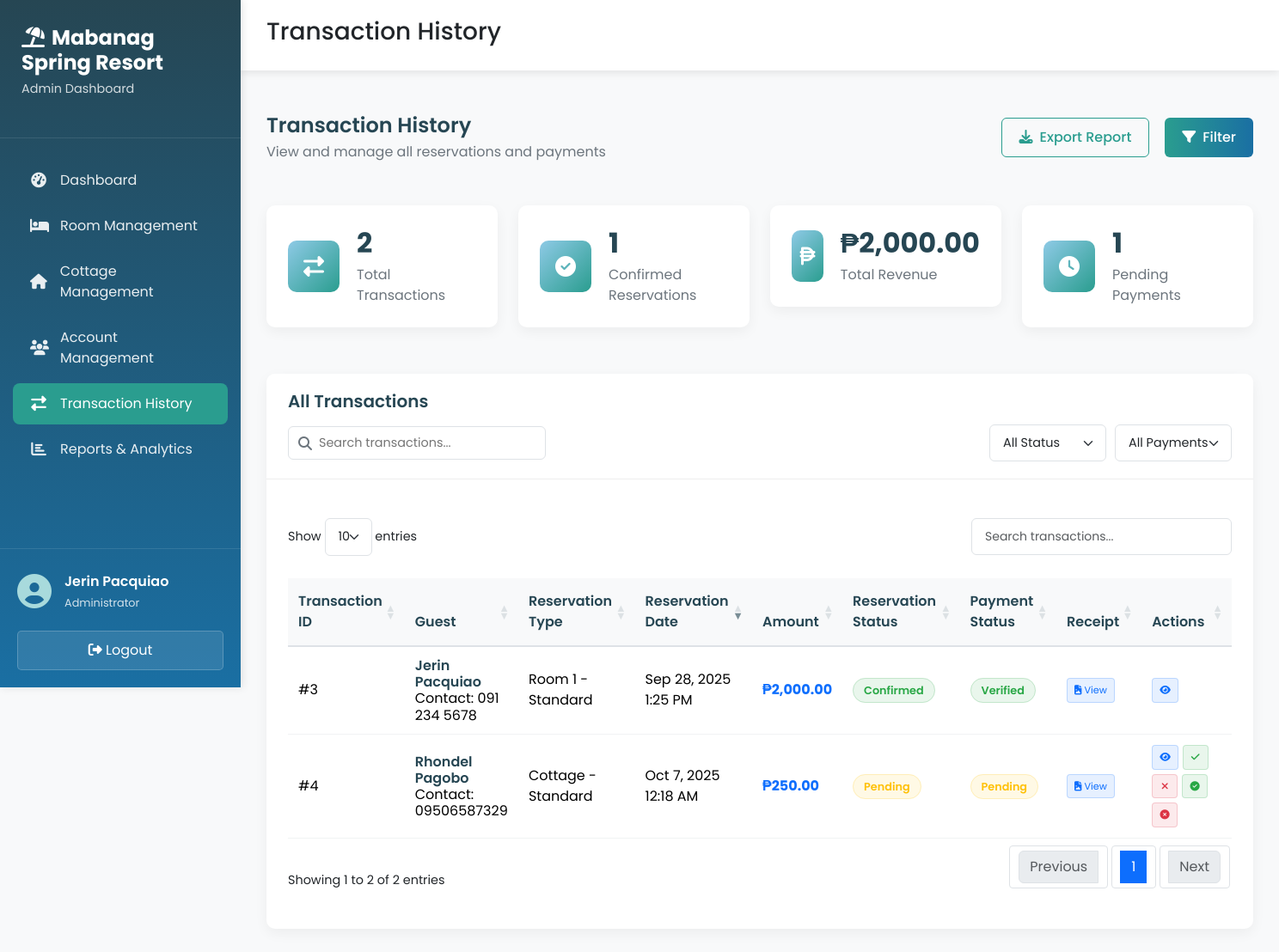
Page /admin/transaction.php (signed in) on the committed database.
### tables this page shows
CREATE TABLE `reservation` (
  `reservation_id` int(11) NOT NULL,
  `guest_id` int(11) NOT NULL,
  `room_id` int(11) DEFAULT NULL,
  `cottage_id` int(11) DEFAULT NULL,
  `check_in_date` date NOT NULL,
  `check_out_date` date DEFAULT NULL,
  `total_amount` decimal(10,2) NOT NULL,
  `reservation_date` datetime NOT NULL DEFAULT current_timestamp(),
  `status` enum('pending','confirmed','cancelled') NOT NULL DEFAULT 'pending'
);

CREATE TABLE `guest` (
  `guest_id` int(11) NOT NULL,
  `firstname` varchar(50) NOT NULL,
  `lastname` varchar(50) NOT NULL,
  `address` varchar(250) NOT NULL,
  `contactno` varchar(15) NOT NULL
);

CREATE TABLE `payment` (
  `payment_id` int(11) NOT NULL,
  `reservation_id` int(11) NOT NULL,
  `payment_date` datetime NOT NULL DEFAULT current_timestamp(),
  `amount` decimal(10,2) NOT NULL,
  `payment_method` varchar(50) NOT NULL,
  `payment_reference` varchar(100) DEFAULT NULL,
  `receipt_file` varchar(255) DEFAULT NULL,
  `payment_status` enum('pending','verified','rejected') NOT NULL DEFAULT 'pending'
);

### admin/transaction.php (the view, shortened to what the rows shown need)
<!DOCTYPE html>
<?php
    require_once 'name.php';
    require_once 'connect.php';
?>
<html lang="en">
<head>
    <link href="https://cdn.jsdelivr.net/npm/bootstrap@5.3.8/dist/css/bootstrap.min.css" rel="stylesheet"
>
    <link rel="stylesheet" href="https://cdnjs.cloudflare.com/ajax/libs/font-awesome/6.4.0/css/all.min.css">
    <link rel="stylesheet" href="https://cdn.datatables.net/1.13.6/css/dataTables.bootstrap5.min.css">
    <link rel="stylesheet" href="../css/admin_style.css">
    <link rel="stylesheet" href="../css/transaction_style.css">
</head>
<body data-alert-type="<?php echo isset($_SESSION['alert_type']) ? $_SESSION['alert_type'] : ''; ?>"
      data-alert-title="<?php echo isset($_SESSION['alert_title']) ? $_SESSION['alert_title'] : ''; ?>"
      data-alert-message="<?php echo isset($_SESSION['alert_message']) ? htmlspecialchars($_SESSION['alert_message']) : ''; ?>">
    <div class="dashboard-container">
        <div class="sidebar">
            <div class="sidebar-header">
                <h2><i class="fas fa-umbrella-beach me-2"></i>Mabanag Spring Resort</h2>
            </div>
            <div class="sidebar-footer">
                <div class="user-info">
                    <div class="user-details">
                        <span class="user-name"><?php echo $name; ?></span>
                        <span class="user-role">Administrator</span>
                    </div>
                </div>
            </div>
        </div>
        <div class="main-content">
            <div class="content-area">
                <div class="card">
                    <div class="card-body">
                        <div class="table-responsive">
                            <table id="transactionsTable" class="table table-hover">
                                <thead>
                                    <tr>
                                        <th>Transaction ID</th>
                                        <th>Guest</th>
                                        <th>Reservation Type</th>
                                        <th>Reservation Date</th>
                                        <th>Amount</th>
                                        <th>Reservation Status</th>
                                        <th>Payment Status</th>
                                        <th>Receipt</th>
                                        <th>Actions</th>
                                    </tr>
                                </thead>
                                <tbody>
                                    <?php
                                    $query = $conn->query("
                                        SELECT r.reservation_id, r.guest_id, r.room_id, r.cottage_id,
                                               r.reservation_date, r.status as reservation_status,
                                               p.payment_id, p.amount, p.payment_date, p.payment_status, p.payment_method, p.receipt_file,
                                               CONCAT(g.firstname, ' ', g.lastname) as guest_name, g.contactno as guest_contact,
                                               rm.room_number, rm.room_type,
                                               c.cottage_type,
                                               CASE
                                                   WHEN r.room_id IS NOT NULL THEN CONCAT('Room ', rm.room_number, ' - ', rm.room_type)
                                                   WHEN r.cottage_id IS NOT NULL THEN CONCAT('Cottage - ', c.cottage_type)
                                                   ELSE 'Unknown'
                                               END as reservation_type
                                        FROM reservation r
                                        LEFT JOIN payment p ON r.reservation_id = p.reservation_id
                                        LEFT JOIN guest g ON r.guest_id = g.guest_id
                                        LEFT JOIN room rm ON r.room_id = rm.room_id
                                        LEFT JOIN cottage c ON r.cottage_id = c.cottage_id
                                        ORDER BY r.reservation_date DESC
                                    ") or die(mysqli_error());
                                    while($fetch = $query->fetch_array()){
                                    ?>
                                    <tr>
                                        <td>#<?php echo $fetch['reservation_id']?></td>
                                        <td>
                                            <div class="guest-info">
                                                <div class="guest-name"><?php echo $fetch['guest_name']?></div>
                                                <div class="guest-contact">Contact: <?php echo $fetch['guest_contact'] ?? 'N/A'?></div>
                                            </div>
                                        </td>
                                        <td><?php echo $fetch['reservation_type']?></td>
                                        <td><?php echo date('M j, Y g:i A', strtotime($fetch['reservation_date']))?></td>
                                        <td>
                                            <?php if($fetch['amount']): ?>
                                                <strong class="text-primary">₱<?php echo number_format($fetch['amount'], 2)?></strong>
                                            <?php else: ?>
                                                <span class="text-muted">-</span>
                                            <?php endif; ?>
                                        </td>
                                        <td>
                                            <span class="status-badge status-<?php echo $fetch['reservation_status']?>">
                                                <?php echo ucfirst($fetch['reservation_status'])?>
                                            </span>
                                        </td>
                                        <td>
                                            <?php if($fetch['payment_id']): ?>
                                                <span class="payment-badge payment-<?php echo $fetch['payment_status']?>">
                                                    <?php echo ucfirst($fetch['payment_status'])?>
                                                </span>
                                            <?php else: ?>
                                                <span class="payment-badge payment-pending">No Payment</span>
                                            <?php endif; ?>
                                        </td>
                                        <td>
                                            <?php if($fetch['receipt_file'] && file_exists('../' . $fetch['receipt_file'])): ?>
                                                <button class="btn btn-sm btn-receipt"
                                                        data-bs-toggle="modal"
                                                        data-bs-target="#receiptModal"
                                                        data-receipt="<?php echo $fetch['receipt_file']?>"
                                                        data-payment-method="<?php echo $fetch['payment_method']?>">
                                                    <i class="fas fa-file-image"></i> View
                                                </button>
                                            <?php else: ?>
                                                <span class="text-muted">No Receipt</span>
                                            <?php endif; ?>
                                        </td>
                                        <td>
                                            <div class="action-buttons">
                                                <button class="btn btn-sm btn-view" data-bs-toggle="modal" data-bs-target="#viewTransactionModal"
                                                    data-id="<?php echo $fetch['reservation_id']?>"
                                                    data-guest="<?php echo $fetch['guest_name']?>"
                                                    data-contact="<?php echo $fetch['guest_contact']?>"
                                                    data-type="<?php echo $fetch['reservation_type']?>"
                                                    data-date="<?php echo $fetch['reservation_date']?>"
                                                    data-amount="<?php echo $fetch['amount']?>"
                                                    data-reservation-status="<?php echo $fetch['reservation_status']?>"
                                                    data-payment-status="<?php echo $fetch['payment_status']?>"
                                                    data-room="<?php echo $fetch['room_number'] ?? 'N/A'?>"
                                                    data-cottage="<?php echo $fetch['cottage_type'] ?? 'N/A'?>">
                                                    <i class="fas fa-eye"></i>
                                                </button>
                                                <?php if($fetch['reservation_status'] == 'pending'): ?>
                                                    <button class="btn btn-sm btn-confirm"
                                                        data-id="<?php echo $fetch['reservation_id']?>"
                                                        data-guest="<?php echo $fetch['guest_name']?>">
                                                        <i class="fas fa-check"></i>
                                                    </button>
                                                    <button class="btn btn-sm btn-cancel"
                                                        data-id="<?php echo $fetch['reservation_id']?>"
                                                        data-guest="<?php echo $fetch['guest_name']?>">
                                                        <i class="fas fa-times"></i>
                                                    </button>
                                                <?php endif; ?>
                                                <?php if($fetch['payment_status'] == 'pending' && $fetch['payment_id']): ?>
                                                    <button class="btn btn-sm btn-verify"
                                                        data-id="<?php echo $fetch['payment_id']?>"
                                                        data-amount="<?php echo $fetch['amount']?>">
                                                        <i class="fas fa-check-circle"></i>
                                                    </button>
                                                    <button class="btn btn-sm btn-reject"
                                                        data-id="<?php echo $fetch['payment_id']?>"
                                                        data-amount="<?php echo $fetch['amount']?>">
                                                        <i class="fas fa-times-circle"></i>
                                                    </button>
                                                <?php endif; ?>
                                            </div>
                                        </td>
                                    </tr>
                                    <?php
                                    }
                                    ?>
                                </tbody>
                            </table>
                        </div>
                    </div>
                </div>
            </div>
        </div>
    </div>
</body>
</html>

### rows in the picture
reservation: reservation_id "4", guest_name "Rhondel Pagobo", guest.contactno "09506587329", reservation_type "Cottage - Standard", reservation_date "Oct 7, 2025 12:18 AM", payment.amount "250.00", status "Pending", payment.payment_status "Pending"
reservation: reservation_id "3", guest_name "Jerin Pacquiao", guest.contactno "091 234 5678", reservation_type "Room 1 - Standard", reservation_date "Sep 28, 2025 1:25 PM", payment.amount "2,000.00", status "Confirmed", payment.payment_status "Verified"

### other values in the picture
$name "Jerin Pacquiao"
$total_transactions['total'] "2"
$confirmed_reservations['confirmed'] "1"
$total_revenue['revenue'] "2,000.00"
$pending_payments['pending'] "1"
